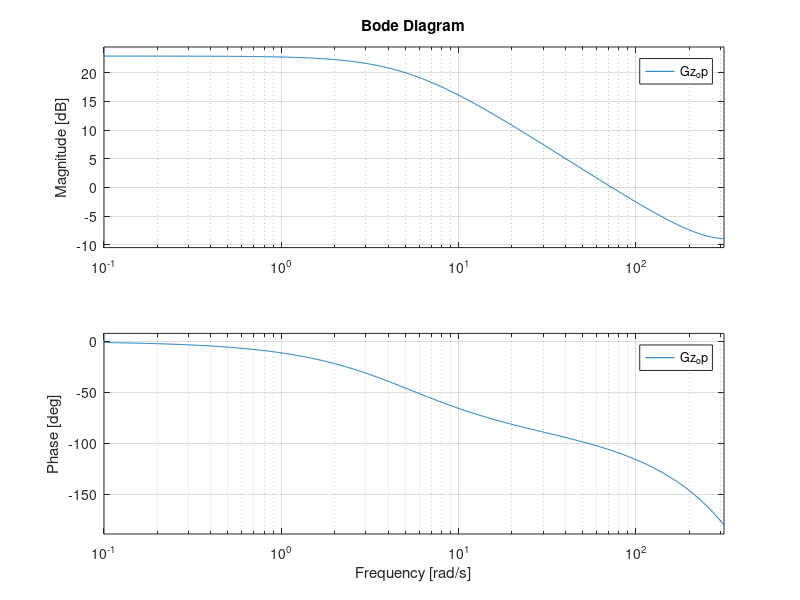

Here is the MATLAB script that generated this plot:
clc;
clear all;
close all;

num = [0.7];
den = [1 -0.95];
h = 0.01;

H = tf(num,den,h);

Gz_op = H;

figure
bode(Gz_op)